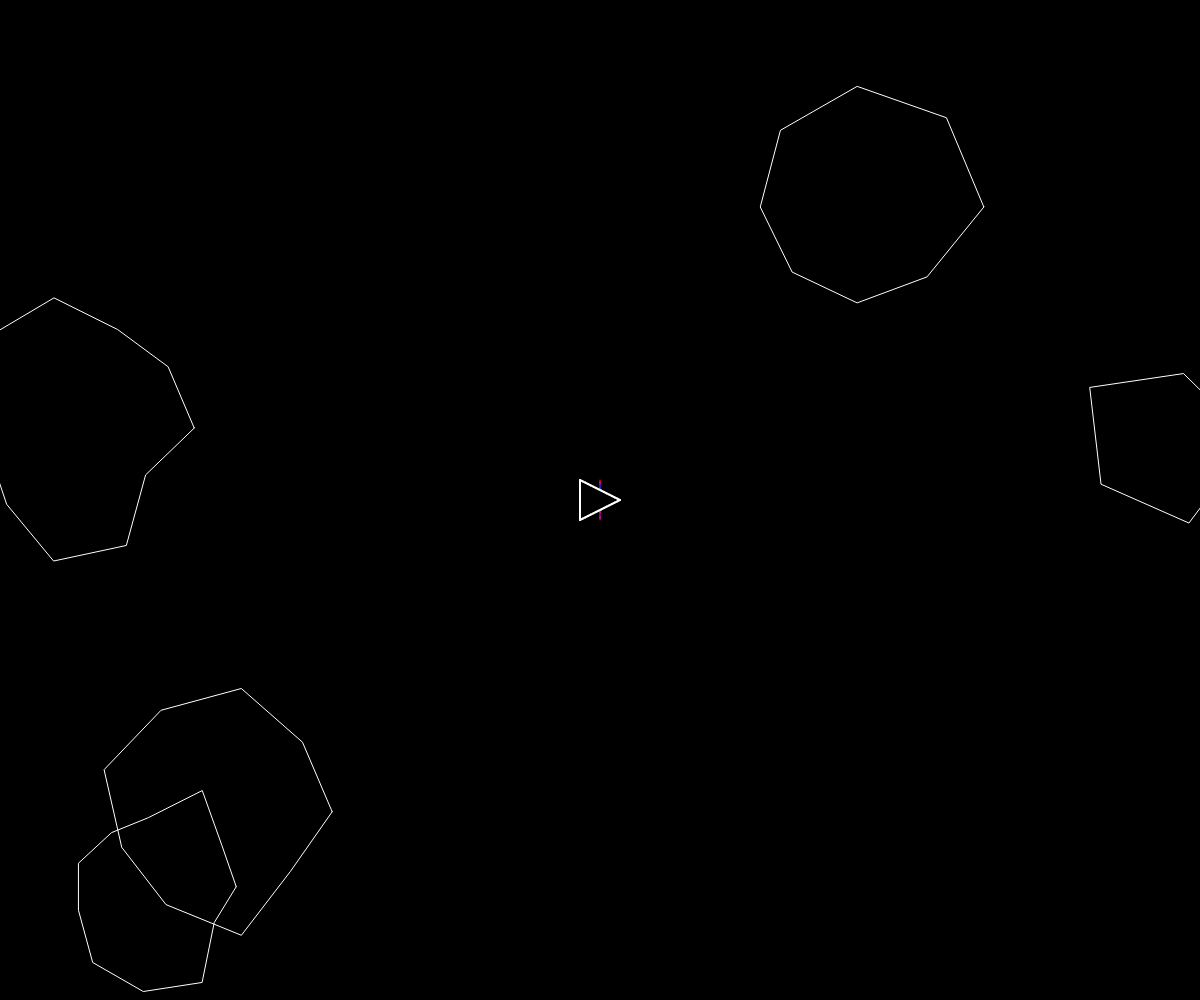
Frame 1 (no input)
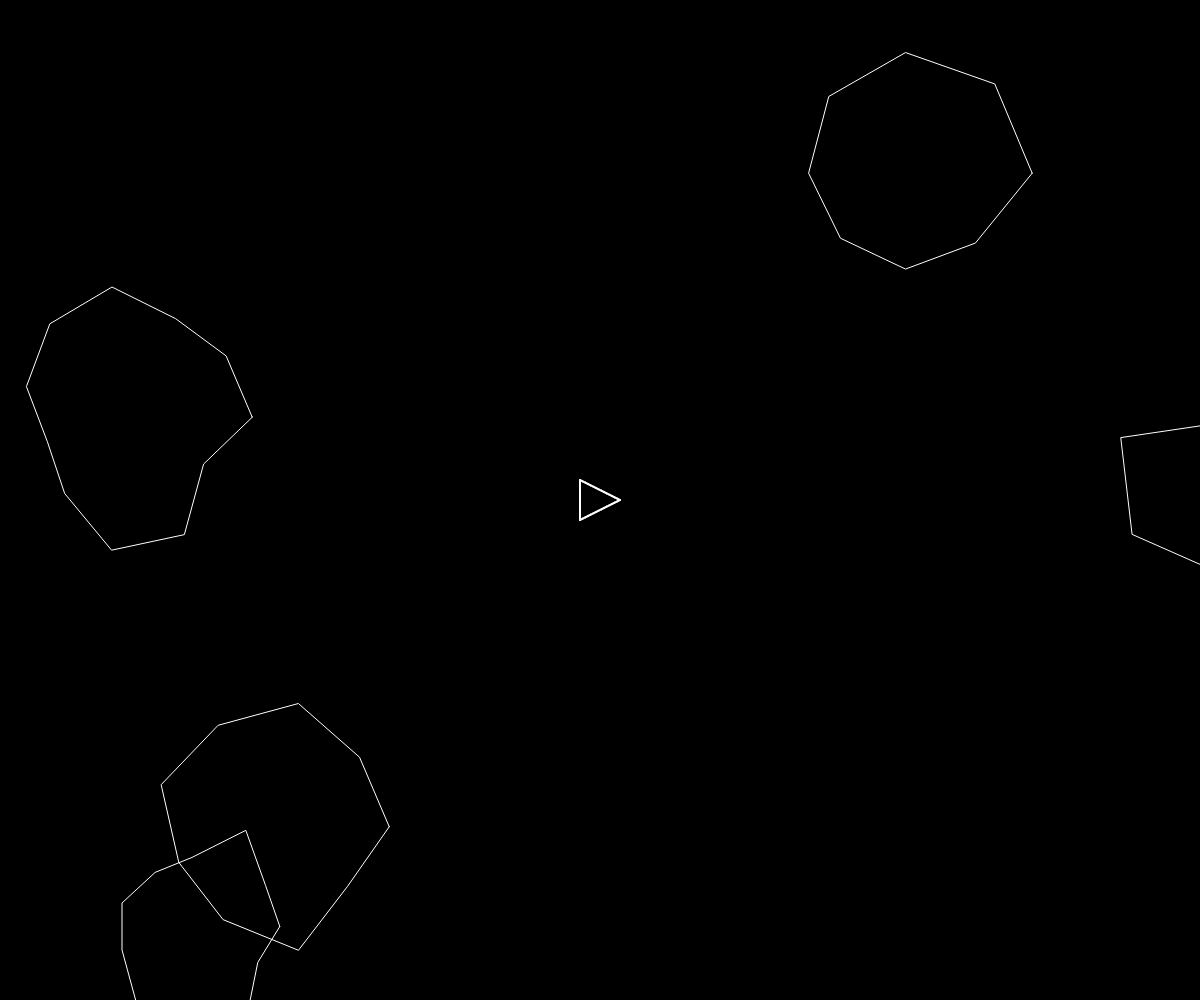
Frame 60 (no input)
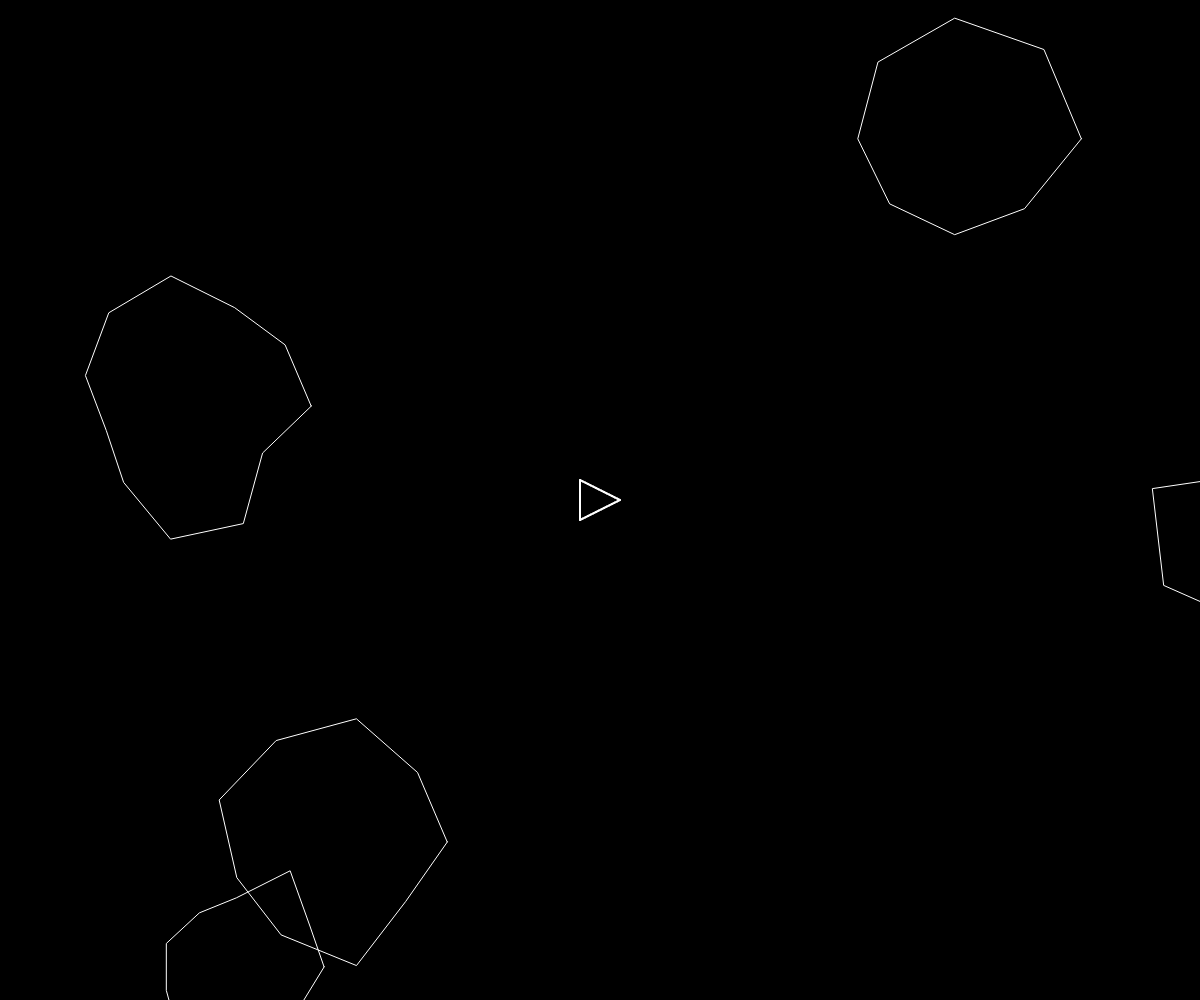
Frame 120 (the mouse pressed at the canvas centre since frame 60)

The p5.js sketch that drew these frames (run headless with seeded random() and noise() and a simulated clock; from frame 60 on, the mouse is pressed at the canvas centre):

// p5.js sketch
// ── sketch.js
var ship;
var asteroids = [];
var lasers = [];
var spaceHeld = false;
var firingDelay;

function setup() {
  createCanvas(windowWidth, windowHeight);
  ship = new Ship();
  for (var i = 0; i < 5; i++) {
    asteroids.push(new Asteroid());
  }
  colorMode(HSB);
}

function draw() {
  background(0);
  
  firingDelay--;
  if (spaceHeld && firingDelay <= 0) {
    lasers.push(new Laser(ship.pos, ship.heading, ship.nextColor()));
    firingDelay = 10;
  }

  for (var i = 0; i < asteroids.length; i++) {
    if (ship.hits(asteroids[i])) {
      console.log('ooops!');
    }
    asteroids[i].render();
    asteroids[i].update();
    asteroids[i].edges();
  }

  for (var i = lasers.length - 1; i >= 0; i--) {
    lasers[i].render();
    lasers[i].update();
    if (lasers[i].offscreen()) {
      lasers.splice(i, 1);
    } else {
      for (var j = asteroids.length - 1; j >= 0; j--) {
        if (lasers[i].hits(asteroids[j])) {
          if (asteroids[j].r > 10) {
            var newAsteroids = asteroids[j].breakup();
            asteroids = asteroids.concat(newAsteroids);
          }
          asteroids.splice(j, 1);
          lasers.splice(i, 1);
          break;
        }
      }
    }
  }

  ship.render();
  ship.turn();
  ship.update();
  ship.edges();

}

function keyReleased() {
  if (keyCode == RIGHT_ARROW || keyCode == LEFT_ARROW) {
    ship.setRotation(0);
  }
  if (keyCode == UP_ARROW || keyCode == DOWN_ARROW) {
    ship.boosting(0);
  }
  if (key == ' ') {
    spaceHeld = false;
  }
}

function keyPressed() {
  if (key == ' ') {
    spaceHeld = true;
    firingDelay = 0;
  }
  if (keyCode == RIGHT_ARROW) {
    ship.setRotation(0.1);
  } else if (keyCode == LEFT_ARROW) {
    ship.setRotation(-0.1);
  }
  if (keyCode == UP_ARROW) {
    ship.boosting(1);
  }
  else if (keyCode == DOWN_ARROW) {
    ship.boosting(-0.5);
  }
}

// ── asteroid.js
function Asteroid(pos, r) {
  if (pos) {
    this.pos = pos.copy();
  } else {
    this.pos = createVector(random(width), random(height))
  }
  if (r) {
    this.r = r;
  } else {
    this.r = random(80, 120);
  }


  this.vel = p5.Vector.random2D();
  this.total = floor(random(5, 15));
  this.offset = [];
  for (var i = 0; i < this.total; i++) {
    this.offset[i] = random(-this.r * 0.25, this.r * 0.25);
  }

  this.update = function() {
    this.pos.add(this.vel);
  }

  this.render = function() {
    push();
    stroke(255);
    noFill();
    translate(this.pos.x, this.pos.y);
    //ellipse(0, 0, this.r * 2);
    beginShape();
    for (var i = 0; i < this.total; i++) {
      var angle = map(i, 0, this.total, 0, TWO_PI);
      var r = this.r + this.offset[i];
      var x = r * cos(angle);
      var y = r * sin(angle);
      vertex(x, y);
    }
    endShape(CLOSE);
    pop();
  }

  this.breakup = function() {
    var newA = [];
    trys = 0;
    while (newA.length < 10 && trys < 400) {
      trys++;
      var ast = new Asteroid(createVector(this.pos.x + random(-this.r, this.r), this.pos.y + random(-this.r, this.r)), map(trys, 0, 500, this.r * 0.5, 15));
      var fits = true;
      if (dist(ast.pos.x, ast.pos.y, this.pos.x, this.pos.y) + (ast.r - 5) > this.r) {
        fits = false;
      }
      for (var i = 0; i < newA.length; i++) {
        if (dist(ast.pos.x, ast.pos.y, newA[i].pos.x, newA[i].pos.y) < (ast.r - 5) + newA[i].r) {
          fits = false;
        }
      }
      if (fits === true) {
        ast.vel = p5.Vector.sub(ast.pos, this.pos).normalize();
        newA.push(ast);
      }
    }
    return newA;
  }

  this.edges = function() {
    if (this.pos.x > width + this.r) {
      this.pos.x = -this.r;
    } else if (this.pos.x < -this.r) {
      this.pos.x = width + this.r;
    }
    if (this.pos.y > height + this.r) {
      this.pos.y = -this.r;
    } else if (this.pos.y < -this.r) {
      this.pos.y = height + this.r;
    }
  }

}
// ── laser.js
function Laser(spos, angle, h) {
  this.pos = createVector(spos.x, spos.y);
  this.vel = p5.Vector.fromAngle(angle);
  this.vel.mult(10);
  this.h = h;

  this.update = function() {
    this.pos.add(this.vel);
  }
  this.render = function() {
    push();
    stroke(this.h, 100, 100);
    strokeWeight(4);
    line(this.pos.x, this.pos.y, this.pos.x - this.vel.x, this.pos.y - this.vel.y);
    pop();
  }

  this.hits = function(asteroid) {
    var d = dist(this.pos.x, this.pos.y, asteroid.pos.x, asteroid.pos.y);
    if (d < asteroid.r) {
      return true;
    } else {
      return false;
    }
  }

  this.offscreen = function() {
    if (this.pos.x > width || this.pos.x < 0) {
      return true;
    }
    if (this.pos.y > height || this.pos.y < 0) {
      return true;
    }
    return false;
  }


}

// ── particles.js
function Particle(spos, angle, h) {
  this.pos = createVector(spos.x, spos.y);
  this.vel = p5.Vector.fromAngle(angle);
  this.vel.mult(random(5, 20));
  this.h = h;
  this.lastPos = [];
  this.opacity = 100;
  this.rot = random(-PI / 15, PI / 15);

  this.update = function() {
    this.lastPos.push(createVector(this.pos.x, this.pos.y));
    if (this.lastPos.length > 8) {
      this.lastPos.splice(0, 1);
    }
    this.pos.add(this.vel);
    this.vel.mult(0.6);
    this.vel.rotate(this.rot);
    this.opacity -= 5;
  }
  this.render = function() {
    push();
    strokeWeight(4);
    for (var i = this.lastPos.length - 1; i > 0; i--) {
      stroke(this.h, 100, (i) / this.lastPos.length * this.opacity);
      if (i === 0) {
        line(this.lastPos[i].x, this.lastPos[i].y, this.pos.x, this.pos.y);
      } else {
        line(this.lastPos[i].x, this.lastPos[i].y, this.lastPos[i - 1].x, this.lastPos[i - 1].y);
      }
    }
    stroke(this.h, 100, this.opacity);
    point(this.pos.x, this.pos.y);
    pop();
  }
}
// ── ship.js
function Ship() {
  this.pos = createVector(width / 2, height / 2);
  this.r = 20;
  this.heading = 0;
  this.rotation = 0;
  this.vel = createVector(0, 0);
  this.drive = 0;
  this.firingHue = 0;
  this.outlineColor = new Array(15);
  this.tailHue = 0;
  for (var i = 0; i < this.outlineColor.length; i++) {
    this.outlineColor[i] = new Array(2);
    this.outlineColor[i][0] = 0;
    this.outlineColor[i][1] = 0;
  }
  this.maxX = 3;
  this.lastPos = new Array(20);
  for (var i = 0; i < this.lastPos.length; i++) {
    this.lastPos[i] = new Array(3);
    this.lastPos[i][0] = createVector(this.pos.x, this.pos.y);
    this.lastPos[i][1] = this.heading;
    this.lastPos[i][2] = createVector(this.vel.x, this.vel.y)
  }

  this.boosting = function(b) {
    this.drive = b;
  }

  this.update = function() {
    if (this.drive !== 0) {
      this.boost(this.drive);
    }
    this.pos.add(this.vel);
    this.vel.mult(0.99);
    
    //outline color
    for(var i = this.outlineColor.length - 1; i > 0; i--) {
      this.outlineColor[i][0] = this.outlineColor[i-1][0];
      this.outlineColor[i][1] = this.outlineColor[i-1][1];
    }
    this.outlineColor[0][0] = this.outlineColor[1][0];
    this.outlineColor[0][1] = this.outlineColor[1][1] - 5;
    if ( this.outlineColor[0][1] < 0 ) {
      this.outlineColor[0][1] = 0;
    }
    
    //tail color
    for(var i = this.lastPos.length - 1; i > 0; i--) {
      this.lastPos[i][0] = this.lastPos[i-1][0];
      this.lastPos[i][1] = this.lastPos[i-1][1];
      this.lastPos[i][2] = this.lastPos[i-1][2];
    }
    this.lastPos[0][0] = createVector(this.pos.x - this.r * cos(this.heading), this.pos.y - this.r * sin(this.heading));
    this.lastPos[0][1] = this.heading;
    this.lastPos[i][2] = createVector(this.vel.x, this.vel.y)
    this.tailHue += 10;
  }

  this.boost = function(a) {
    var force = p5.Vector.fromAngle(this.heading);
    force.mult(0.1*a);
    this.vel.add(force);
  }

  this.hits = function(asteroid) {
    var d = dist(this.pos.x, this.pos.y, asteroid.pos.x, asteroid.pos.y);
    if (d < this.r + asteroid.r) {
      return true;
    } else {
      return false;
    }
  }
  
  this.nextColor = function() {
    this.firingHue += 45;
    this.firingHue %= 360;
    this.outlineColor[0][0] = this.firingHue;
    this.outlineColor[0][1] = 100;
    return this.firingHue;
  }
  
  this.lengthAt = function(x) {
    return this.lastPos.length - abs(x);
  }

  this.render = function() {
    //render tail
    noStroke();
    for(var x = -this.maxX; x < this.maxX; x++) {
      for(var i = 0; i < this.lengthAt(x)-1; i++) {
        stroke((this.tailHue + ((this.lengthAt(x) - i) / this.lengthAt(x)) * 360) % 360, 100, (this.lengthAt(x) - i) / this.lengthAt(x) * 100);
        fill((this.tailHue + ((this.lengthAt(x) - i) / this.lengthAt(x)) * 360) % 360, 100, (this.lengthAt(x) - i) / this.lengthAt(x) * 100);
        //point(this.lastPos[i][0].x, this.lastPos[i][0].y);
        beginShape();
        vertex(this.lastPos[i][0].x + sin(this.lastPos[i][1]) * x * ((this.lengthAt(x) - i / 1.25) / this.lengthAt(x)) * this.r / this.maxX, this.lastPos[i][0].y - cos(this.lastPos[i][1]) * x * ((this.lengthAt(x) - i / 1.25) / this.lengthAt(x)) * this.r / this.maxX);
        vertex(this.lastPos[i][0].x - this.lastPos[i][2].x + sin(this.lastPos[i+1][1]) * x * ((this.lengthAt(x) - (i + 1) / 1.25) / this.lengthAt(x)) * this.r / this.maxX, this.lastPos[i][0].y - this.lastPos[i][2].y - cos(this.lastPos[i+1][1]) * x * ((this.lengthAt(x) - (i + 1) / 1.25) / this.lengthAt(x)) * this.r / this.maxX);
        vertex(this.lastPos[i][0].x - this.lastPos[i][2].x + sin(this.lastPos[i+1][1]) * (x+1) * ((this.lengthAt(x+1) - (i + 1) / 1.25) / this.lengthAt(x+1)) * this.r / this.maxX, this.lastPos[i][0].y - this.lastPos[i][2].y - cos(this.lastPos[i+1][1]) * (x+1) * ((this.lengthAt(x+1) - (i + 1) / 1.25) / this.lengthAt(x+1)) * this.r / this.maxX);
        vertex(this.lastPos[i][0].x + sin(this.lastPos[i][1]) * (x+1) * ((this.lengthAt(x+1) - i / 1.25) / this.lengthAt(x+1)) * this.r / this.maxX, this.lastPos[i][0].y - cos(this.lastPos[i][1]) * (x+1) * ((this.lengthAt(x+1) - i / 1.25) / this.lengthAt(x+1)) * this.r / this.maxX);
        endShape();
      }
    }
    
    push();
    translate(this.pos.x, this.pos.y);
    rotate(this.heading + PI / 2);
    fill(0);
    noStroke();
    strokeWeight(2);
    triangle(-this.r, this.r, this.r, this.r, 0, -this.r);
    //render outlines
    for(var i = 0; i < this.outlineColor.length; i++) {
      stroke(this.outlineColor[i][0], this.outlineColor[i][1], 100);
      line(i * -this.r / this.outlineColor.length, -this.r + i * this.r * 2 / this.outlineColor.length, (i+1) * -this.r / this.outlineColor.length, -this.r + (i+1) * this.r * 2 / this.outlineColor.length);
      line(i * this.r / this.outlineColor.length, -this.r + i * this.r * 2 / this.outlineColor.length, (i+1) * this.r / this.outlineColor.length, -this.r + (i+1) * this.r * 2 / this.outlineColor.length);
    }
    stroke(this.outlineColor[this.outlineColor.length - 1][0], this.outlineColor[this.outlineColor.length - 1][1], 100);
    line(-this.r, this.r, this.r, this.r);
    pop();
  }

  this.edges = function() {
    if (this.pos.x > width + this.r) {
      this.pos.x = -this.r;
    } else if (this.pos.x < -this.r) {
      this.pos.x = width + this.r;
    }
    if (this.pos.y > height + this.r) {
      this.pos.y = -this.r;
    } else if (this.pos.y < -this.r) {
      this.pos.y = height + this.r;
    }
  }

  this.setRotation = function(a) {
    this.rotation = a;
  }

  this.turn = function() {
    this.heading += this.rotation;
    this.heading %= TWO_PI;
  }

}
